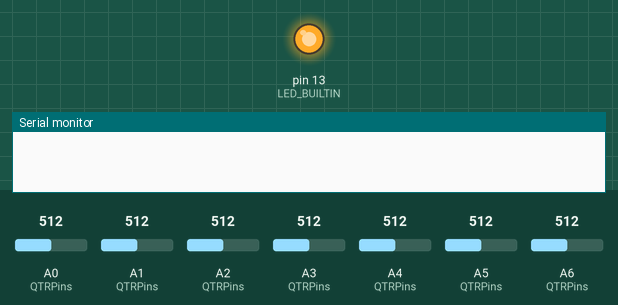
The program below on a simulated Arduino Nano, built with avr-gcc and run on an emulated ATmega328P. Shown: output pins drawn as LEDs (lit = HIGH), the last lines printed to the serial monitor. The inputs (shaded band) are chosen by the test bench; at power-on: A0 (QTRPins) = 512, A1 (QTRPins) = 512, A2 (QTRPins) = 512, A3 (QTRPins) = 512, A4 (QTRPins) = 512, A5 (QTRPins) = 512, A6 (QTRPins) = 512.

Above: at 0.1 s.
At 7.2 s:
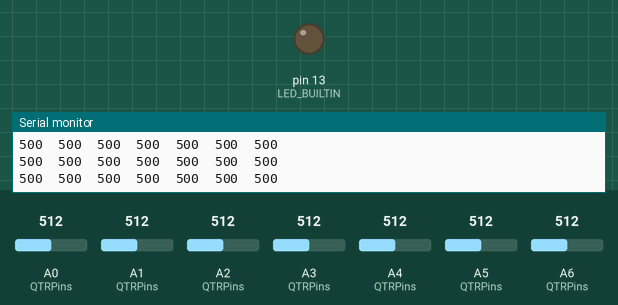
7.3 s: A0 (QTRPins) set to 114
10.3 s: A0 (QTRPins) set to 94
Timing chart, 0 to 13.3 s (numbered marks = the images above; inputs shaded):
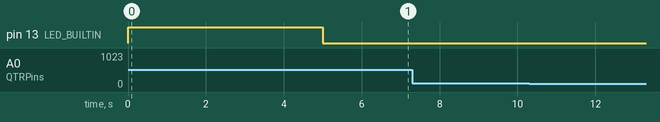

The program:

main.cpp
```cpp
#include <Arduino.h>
#include <Wire.h>
#include <QTRSensors.h>

QTRSensors qtr;
constexpr uint8_t SensorCount = 7;
uint16_t sensorValues[SensorCount];
constexpr uint8_t QTRPins[SensorCount] = {A0, A1, A2, A3, A4, A5, A6};


void setup() {

  Serial.begin(9600);
  while (!Serial) {
    ;
  }
  qtr.setTypeAnalog();
  qtr.setSensorPins(QTRPins, SensorCount);

  pinMode(LED_BUILTIN, OUTPUT);
  digitalWrite(LED_BUILTIN, HIGH); // turn on Arduino's LED to indicate we are in calibration mode

  // analogRead() takes about 0.1 ms on an AVR.
  // 0.1 ms per sensor * 4 samples per sensor read (default) * 7 sensors
  // * 10 reads per calibrate() call = ~28 ms per calibrate() call.
  // Call calibrate() 200 times to make calibration take about 5 seconds.
  for (uint8_t i = 0; i < 200; i++)
  {
    qtr.calibrate();
  }
  digitalWrite(LED_BUILTIN, LOW); // turn off Arduino's LED to indicate we are through with calibration

  for (uint8_t i = 0; i < SensorCount; i++)
  {
    Serial.print(qtr.calibrationOn.minimum[i]);
    Serial.print(' ');
  }
  Serial.println();

  // print the calibration maximum values measured when emitters were on
  for (uint8_t i = 0; i < SensorCount; i++)
  {
    Serial.print(qtr.calibrationOn.maximum[i]);
    Serial.print(' ');
  }
  Serial.println();
  Serial.println();
  delay(1000);

}

void loop() {

  // read calibrated sensor values and obtain a measure of the line position
  // from 0 to 7000
  qtr.readLineBlack(sensorValues, QTRReadMode::On);

  for (uint8_t i = 0; i < SensorCount; i++)
  {
    Serial.print(sensorValues[i]);
    Serial.print('\t');
  }
  Serial.println();

}
```

Madgwick.cpp
```cpp
// (licence header left out)
//-------------------------------------------------------------------------------------------
// Header files

#include "Madgwick.h"
#include <math.h>
#include <stdint.h>
#include <Arduino.h>

//-------------------------------------------------------------------------------------------
// Definitions

#define sampleFreqDef   512.0f          // sample frequency in Hz


//============================================================================================
// Functions

//-------------------------------------------------------------------------------------------
// AHRS algorithm update

Madgwick::Madgwick() {
	q0 = 1.0f;
	q1 = 0.0f;
	q2 = 0.0f;
	q3 = 0.0f;
	now = micros();
}

void Madgwick::update(float gx, float gy, float gz, float ax, float ay, float az, float mx, float my, float mz) {
	float recipNorm;
	float s0, s1, s2, s3;
	float qDot1, qDot2, qDot3, qDot4;
	float hx, hy;
	float _2q0mx, _2q0my, _2q0mz, _2q1mx, _2bx, _2bz, _4bx, _4bz, _2q0, _2q1, _2q2, _2q3, _2q0q2, _2q2q3, q0q0, q0q1, q0q2, q0q3, q1q1, q1q2, q1q3, q2q2, q2q3, q3q3;

	// Use IMU algorithm if magnetometer measurement invalid (avoids NaN in magnetometer normalisation)
	if((mx == 0.0f) && (my == 0.0f) && (mz == 0.0f)) {
		updateIMU(gx, gy, gz, ax, ay, az);
		return;
	}

	now = micros();
	// Set integration time by time elapsed since last filter update
	delta_t = ((now - last_update) / (float)1000000.0f);
	last_update = now;

	// Convert gyroscope degrees/sec to radians/sec
	gx *= (float)0.0174533f;
	gy *= (float)0.0174533f;
	gz *= (float)0.0174533f;

	// Rate of change of quaternion from gyroscope
	qDot1 = (float)0.5f * (-q1 * gx - q2 * gy - q3 * gz);
	qDot2 = (float)0.5f * (q0 * gx + q2 * gz - q3 * gy);
	qDot3 = (float)0.5f * (q0 * gy - q1 * gz + q3 * gx);
	qDot4 = (float)0.5f * (q0 * gz + q1 * gy - q2 * gx);

	// Compute feedback only if accelerometer measurement valid (avoids NaN in accelerometer normalisation)
	if(!((ax == (float)0.0f) && (ay == (float)0.0f) && (az == (float)0.0f))) {

		// Normalise accelerometer measurement
		recipNorm = invSqrt(ax * ax + ay * ay + az * az);
		ax *= recipNorm;
		ay *= recipNorm;
		az *= recipNorm;

		// Normalise magnetometer measurement
		recipNorm = invSqrt(mx * mx + my * my + mz * mz);
		mx *= recipNorm;
		my *= recipNorm;
		mz *= recipNorm;

		// Auxiliary variables to avoid repeated arithmetic
		_2q0mx = (float)2.0f * q0 * mx;
		_2q0my = (float)2.0f * q0 * my;
		_2q0mz = (float)2.0f * q0 * mz;
		_2q1mx = (float)2.0f * q1 * mx;
		_2q0 = (float)2.0f * q0;
		_2q1 = (float)2.0f * q1;
		_2q2 = (float)2.0f * q2;
		_2q3 = (float)2.0f * q3;
		_2q0q2 = (float)2.0f * q0 * q2;
		_2q2q3 = (float)2.0f * q2 * q3;
		q0q0 = q0 * q0;
		q0q1 = q0 * q1;
		q0q2 = q0 * q2;
		q0q3 = q0 * q3;
		q1q1 = q1 * q1;
		q1q2 = q1 * q2;
		q1q3 = q1 * q3;
		q2q2 = q2 * q2;
		q2q3 = q2 * q3;
		q3q3 = q3 * q3;

		// Reference direction of Earth's magnetic field
		hx = mx * q0q0 - _2q0my * q3 + _2q0mz * q2 + mx * q1q1 + _2q1 * my * q2 + _2q1 * mz * q3 - mx * q2q2 - mx * q3q3;
		hy = _2q0mx * q3 + my * q0q0 - _2q0mz * q1 + _2q1mx * q2 - my * q1q1 + my * q2q2 + _2q2 * mz * q3 - my * q3q3;
		_2bx = sqrtf(hx * hx + hy * hy);
		_2bz = -_2q0mx * q2 + _2q0my * q1 + mz * q0q0 + _2q1mx * q3 - mz * q1q1 + _2q2 * my * q3 - mz * q2q2 + mz * q3q3;
		_4bx = (float)2.0f * _2bx;
		_4bz = (float)2.0f * _2bz;

		// Gradient decent algorithm corrective step
		s0 = -_2q2 * ((float)2.0f * q1q3 - _2q0q2 - ax) + _2q1 * ((float)2.0f * q0q1 + _2q2q3 - ay) - _2bz * q2 * (_2bx * ((float)0.5f - q2q2 - q3q3) + _2bz * (q1q3 - q0q2) - mx) + (-_2bx * q3 + _2bz * q1) * (_2bx * (q1q2 - q0q3) + _2bz * (q0q1 + q2q3) - my) + _2bx * q2 * (_2bx * (q0q2 + q1q3) + _2bz * ((float)0.5f - q1q1 - q2q2) - mz);
		s1 = _2q3 * ((float)2.0f * q1q3 - _2q0q2 - ax) + _2q0 * ((float)2.0f * q0q1 + _2q2q3 - ay) - (float)4.0f * q1 * (1 - (float)2.0f * q1q1 - (float)2.0f * q2q2 - az) + _2bz * q3 * (_2bx * ((float)0.5f - q2q2 - q3q3) + _2bz * (q1q3 - q0q2) - mx) + (_2bx * q2 + _2bz * q0) * (_2bx * (q1q2 - q0q3) + _2bz * (q0q1 + q2q3) - my) + (_2bx * q3 - _4bz * q1) * (_2bx * (q0q2 + q1q3) + _2bz * ((float)0.5f - q1q1 - q2q2) - mz);
		s2 = -_2q0 * ((float)2.0f * q1q3 - _2q0q2 - ax) + _2q3 * ((float)2.0f * q0q1 + _2q2q3 - ay) - (float)4.0f * q2 * (1 - (float)2.0f * q1q1 - (float)2.0f * q2q2 - az) + (-_4bx * q2 - _2bz * q0) * (_2bx * ((float)0.5f - q2q2 - q3q3) + _2bz * (q1q3 - q0q2) - mx) + (_2bx * q1 + _2bz * q3) * (_2bx * (q1q2 - q0q3) + _2bz * (q0q1 + q2q3) - my) + (_2bx * q0 - _4bz * q2) * (_2bx * (q0q2 + q1q3) + _2bz * ((float)0.5f - q1q1 - q2q2) - mz);
		s3 = _2q1 * ((float)2.0f * q1q3 - _2q0q2 - ax) + _2q2 * ((float)2.0f * q0q1 + _2q2q3 - ay) + (-_4bx * q3 + _2bz * q1) * (_2bx * ((float)0.5f - q2q2 - q3q3) + _2bz * (q1q3 - q0q2) - mx) + (-_2bx * q0 + _2bz * q2) * (_2bx * (q1q2 - q0q3) + _2bz * (q0q1 + q2q3) - my) + _2bx * q1 * (_2bx * (q0q2 + q1q3) + _2bz * ((float)0.5f - q1q1 - q2q2) - mz);
		recipNorm = invSqrt(s0 * s0 + s1 * s1 + s2 * s2 + s3 * s3); // normalise step magnitude
		s0 *= recipNorm;
		s1 *= recipNorm;
		s2 *= recipNorm;
		s3 *= recipNorm;

		// Apply feedback step
		qDot1 -= beta * s0;
		qDot2 -= beta * s1;
		qDot3 -= beta * s2;
		qDot4 -= beta * s3;
	}

	// Integrate rate of change of quaternion to yield quaternion
	q0 += qDot1 * delta_t;
	q1 += qDot2 * delta_t;
	q2 += qDot3 * delta_t;
	q3 += qDot4 * delta_t;

	// Normalise quaternion
	recipNorm = invSqrt(q0 * q0 + q1 * q1 + q2 * q2 + q3 * q3);
	q0 *= recipNorm;
	q1 *= recipNorm;
	q2 *= recipNorm;
	q3 *= recipNorm;
}

//-------------------------------------------------------------------------------------------
// IMU algorithm update

void Madgwick::updateIMU(float gx, float gy, float gz, float ax, float ay, float az) {
	float recipNorm;
	float s0, s1, s2, s3;
	float qDot1, qDot2, qDot3, qDot4;
	float _2q0, _2q1, _2q2, _2q3, _4q0, _4q1, _4q2 ,_8q1, _8q2, q0q0, q1q1, q2q2, q3q3;

	// Convert gyroscope degrees/sec to radians/sec
	gx *= (float)0.0174533f;
	gy *= (float)0.0174533f;
	gz *= (float)0.0174533f;

	now = micros();
	// Set integration time by time elapsed since last filter update
	delta_t = ((now - last_update) / (float)1000000.0f);
	last_update = now;

	// Rate of change of quaternion from gyroscope
	qDot1 = (float)0.5f * (-q1 * gx - q2 * gy - q3 * gz);
	qDot2 = (float)0.5f * (q0 * gx + q2 * gz - q3 * gy);
	qDot3 = (float)0.5f * (q0 * gy - q1 * gz + q3 * gx);
	qDot4 = (float)0.5f * (q0 * gz + q1 * gy - q2 * gx);

	// Compute feedback only if accelerometer measurement valid (avoids NaN in accelerometer normalisation)
	if(!((ax == 0.0f) && (ay == 0.0f) && (az == 0.0f))) {

		// Normalise accelerometer measurement
		recipNorm = invSqrt(ax * ax + ay * ay + az * az);
		ax *= recipNorm;
		ay *= recipNorm;
		az *= recipNorm;

		// Auxiliary variables to avoid repeated arithmetic
		_2q0 = (float)2.0f * q0;
		_2q1 = (float)2.0f * q1;
		_2q2 = (float)2.0f * q2;
		_2q3 = (float)2.0f * q3;
		_4q0 = (float)4.0f * q0;
		_4q1 = (float)4.0f * q1;
		_4q2 = (float)4.0f * q2;
		_8q1 = (float)8.0f * q1;
		_8q2 = (float)8.0f * q2;
		q0q0 = q0 * q0;
		q1q1 = q1 * q1;
		q2q2 = q2 * q2;
		q3q3 = q3 * q3;

		// Gradient decent algorithm corrective step
		s0 = _4q0 * q2q2 + _2q2 * ax + _4q0 * q1q1 - _2q1 * ay;
		s1 = _4q1 * q3q3 - _2q3 * ax + 4.0f * q0q0 * q1 - _2q0 * ay - _4q1 + _8q1 * q1q1 + _8q1 * q2q2 + _4q1 * az;
		s2 = (float)4.0f * q0q0 * q2 + _2q0 * ax + _4q2 * q3q3 - _2q3 * ay - _4q2 + _8q2 * q1q1 + _8q2 * q2q2 + _4q2 * az;
		s3 = (float)4.0f * q1q1 * q3 - _2q1 * ax + 4.0f * q2q2 * q3 - _2q2 * ay;
		recipNorm = invSqrt(s0 * s0 + s1 * s1 + s2 * s2 + s3 * s3); // normalise step magnitude
		s0 *= recipNorm;
		s1 *= recipNorm;
		s2 *= recipNorm;
		s3 *= recipNorm;

		// Apply feedback step
		qDot1 -= beta * s0;
		qDot2 -= beta * s1;
		qDot3 -= beta * s2;
		qDot4 -= beta * s3;
	}

	// Integrate rate of change of quaternion to yield quaternion
	q0 += qDot1 * delta_t;
	q1 += qDot2 * delta_t;
	q2 += qDot3 * delta_t;
	q3 += qDot4 * delta_t;

	// Normalise quaternion
	recipNorm = invSqrt(q0 * q0 + q1 * q1 + q2 * q2 + q3 * q3);
	q0 *= recipNorm;
	q1 *= recipNorm;
	q2 *= recipNorm;
	q3 *= recipNorm;
}

//-------------------------------------------------------------------------------------------
// Fast inverse square-root
// See: http://en.wikipedia.org/wiki/Fast_inverse_square_root

float Madgwick::invSqrt(float x) {
	float halfx = 0.5f * x;
	float y = x;
	long i = *(long*)&y;
	i = 0x5f3759df - (i>>1);
	y = *(float*)&i;
	y = y * (1.5f - (halfx * y * y));
	y = y * (1.5f - (halfx * y * y));
	return y;
}

//-------------------------------------------------------------------------------------------
```

Madgwick.h
```cpp
// (licence header left out)
#ifndef __Madgwick_h__
#define __Madgwick_h__
#include <math.h>
#include <stdint.h>

//--------------------------------------------------------------------------------------------
// Variable declaration
class Madgwick {
  private:
    float delta_t = 0; // Used to control display output rate
    uint32_t now = 0;        // used to calculate integration interval
    uint32_t last_update = 0; // used to calculate integration interval
    static float invSqrt(float x);
    float beta;				// algorithm gain
    float q0;
    float q1;
    float q2;
    float q3;	// quaternion of sensor frame relative to auxiliary frame


    //-------------------------------------------------------------------------------------------
    // Function declarations
  public:
    Madgwick(void);
    void changeBeta(float newBeta) { beta = newBeta; }
    void begin(float confBeta) { beta = confBeta; }
    void update(float gx, float gy, float gz, float ax, float ay, float az, float mx, float my, float mz);
    void updateIMU(float gx, float gy, float gz, float ax, float ay, float az);

    float getQuatW() {
      return q0;
    }

    float getQuatX() {
      return q1;
    }

    float getQuatY() {
      return q2;
    }

    float getQuatZ() {
      return q3;
    }

};
#endif
```
